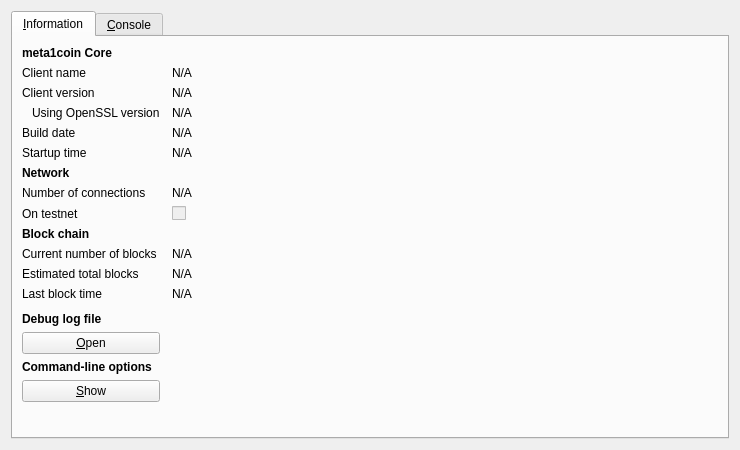
<?xml version="1.0" encoding="UTF-8"?>
<ui version="4.0">
 <class>RPCConsole</class>
 <widget class="QDialog" name="RPCConsole">
  <property name="geometry">
   <rect>
    <x>0</x>
    <y>0</y>
    <width>740</width>
    <height>450</height>
   </rect>
  </property>
  <property name="windowTitle">
   <string>meta1coin - Debug window</string>
  </property>
  <layout class="QVBoxLayout" name="verticalLayout_2">
   <item>
    <widget class="QTabWidget" name="tabWidget">
     <property name="currentIndex">
      <number>0</number>
     </property>
     <widget class="QWidget" name="tab_info">
      <attribute name="title">
       <string>&amp;Information</string>
      </attribute>
      <layout class="QGridLayout" name="gridLayout" columnstretch="0,1">
       <property name="horizontalSpacing">
        <number>12</number>
       </property>
       <item row="0" column="0">
        <widget class="QLabel" name="label_9">
         <property name="font">
          <font>
           <weight>75</weight>
           <bold>true</bold>
          </font>
         </property>
         <property name="text">
          <string>meta1coin Core</string>
         </property>
        </widget>
       </item>
       <item row="1" column="0">
        <widget class="QLabel" name="label_5">
         <property name="text">
          <string>Client name</string>
         </property>
        </widget>
       </item>
       <item row="1" column="1">
        <widget class="QLabel" name="clientName">
         <property name="cursor">
          <cursorShape>IBeamCursor</cursorShape>
         </property>
         <property name="text">
          <string>N/A</string>
         </property>
         <property name="textFormat">
          <enum>Qt::PlainText</enum>
         </property>
         <property name="textInteractionFlags">
          <set>Qt::LinksAccessibleByMouse|Qt::TextSelectableByKeyboard|Qt::TextSelectableByMouse</set>
         </property>
        </widget>
       </item>
       <item row="2" column="0">
        <widget class="QLabel" name="label_6">
         <property name="text">
          <string>Client version</string>
         </property>
        </widget>
       </item>
       <item row="2" column="1">
        <widget class="QLabel" name="clientVersion">
         <property name="cursor">
          <cursorShape>IBeamCursor</cursorShape>
         </property>
         <property name="text">
          <string>N/A</string>
         </property>
         <property name="textFormat">
          <enum>Qt::PlainText</enum>
         </property>
         <property name="textInteractionFlags">
          <set>Qt::LinksAccessibleByMouse|Qt::TextSelectableByKeyboard|Qt::TextSelectableByMouse</set>
         </property>
        </widget>
       </item>
       <item row="3" column="0">
        <widget class="QLabel" name="label_14">
         <property name="text">
          <string>Using OpenSSL version</string>
         </property>
         <property name="indent">
          <number>10</number>
         </property>
        </widget>
       </item>
       <item row="3" column="1">
        <widget class="QLabel" name="openSSLVersion">
         <property name="cursor">
          <cursorShape>IBeamCursor</cursorShape>
         </property>
         <property name="text">
          <string>N/A</string>
         </property>
         <property name="textFormat">
          <enum>Qt::PlainText</enum>
         </property>
         <property name="textInteractionFlags">
          <set>Qt::LinksAccessibleByMouse|Qt::TextSelectableByKeyboard|Qt::TextSelectableByMouse</set>
         </property>
        </widget>
       </item>
       <item row="4" column="0">
        <widget class="QLabel" name="label_12">
         <property name="text">
          <string>Build date</string>
         </property>
        </widget>
       </item>
       <item row="4" column="1">
        <widget class="QLabel" name="buildDate">
         <property name="cursor">
          <cursorShape>IBeamCursor</cursorShape>
         </property>
         <property name="text">
          <string>N/A</string>
         </property>
         <property name="textFormat">
          <enum>Qt::PlainText</enum>
         </property>
         <property name="textInteractionFlags">
          <set>Qt::LinksAccessibleByMouse|Qt::TextSelectableByKeyboard|Qt::TextSelectableByMouse</set>
         </property>
        </widget>
       </item>
       <item row="5" column="0">
        <widget class="QLabel" name="label_13">
         <property name="text">
          <string>Startup time</string>
         </property>
        </widget>
       </item>
       <item row="5" column="1">
        <widget class="QLabel" name="startupTime">
         <property name="cursor">
          <cursorShape>IBeamCursor</cursorShape>
         </property>
         <property name="text">
          <string>N/A</string>
         </property>
         <property name="textFormat">
          <enum>Qt::PlainText</enum>
         </property>
         <property name="textInteractionFlags">
          <set>Qt::LinksAccessibleByMouse|Qt::TextSelectableByKeyboard|Qt::TextSelectableByMouse</set>
         </property>
        </widget>
       </item>
       <item row="6" column="0">
        <widget class="QLabel" name="label_11">
         <property name="font">
          <font>
           <weight>75</weight>
           <bold>true</bold>
          </font>
         </property>
         <property name="text">
          <string>Network</string>
         </property>
        </widget>
       </item>
       <item row="7" column="0">
        <widget class="QLabel" name="label_7">
         <property name="text">
          <string>Number of connections</string>
         </property>
        </widget>
       </item>
       <item row="7" column="1">
        <widget class="QLabel" name="numberOfConnections">
         <property name="cursor">
          <cursorShape>IBeamCursor</cursorShape>
         </property>
         <property name="text">
          <string>N/A</string>
         </property>
         <property name="textFormat">
          <enum>Qt::PlainText</enum>
         </property>
         <property name="textInteractionFlags">
          <set>Qt::LinksAccessibleByMouse|Qt::TextSelectableByKeyboard|Qt::TextSelectableByMouse</set>
         </property>
        </widget>
       </item>
       <item row="8" column="0">
        <widget class="QLabel" name="label_8">
         <property name="text">
          <string>On testnet</string>
         </property>
        </widget>
       </item>
       <item row="8" column="1">
        <widget class="QCheckBox" name="isTestNet">
         <property name="enabled">
          <bool>false</bool>
         </property>
         <property name="text">
          <string/>
         </property>
        </widget>
       </item>
       <item row="9" column="0">
        <widget class="QLabel" name="label_10">
         <property name="font">
          <font>
           <weight>75</weight>
           <bold>true</bold>
          </font>
         </property>
         <property name="text">
          <string>Block chain</string>
         </property>
        </widget>
       </item>
       <item row="10" column="0">
        <widget class="QLabel" name="label_3">
         <property name="text">
          <string>Current number of blocks</string>
         </property>
        </widget>
       </item>
       <item row="10" column="1">
        <widget class="QLabel" name="numberOfBlocks">
         <property name="cursor">
          <cursorShape>IBeamCursor</cursorShape>
         </property>
         <property name="text">
          <string>N/A</string>
         </property>
         <property name="textFormat">
          <enum>Qt::PlainText</enum>
         </property>
         <property name="textInteractionFlags">
          <set>Qt::LinksAccessibleByMouse|Qt::TextSelectableByKeyboard|Qt::TextSelectableByMouse</set>
         </property>
        </widget>
       </item>
       <item row="11" column="0">
        <widget class="QLabel" name="label_4">
         <property name="text">
          <string>Estimated total blocks</string>
         </property>
        </widget>
       </item>
       <item row="11" column="1">
        <widget class="QLabel" name="totalBlocks">
         <property name="cursor">
          <cursorShape>IBeamCursor</cursorShape>
         </property>
         <property name="text">
          <string>N/A</string>
         </property>
         <property name="textFormat">
          <enum>Qt::PlainText</enum>
         </property>
         <property name="textInteractionFlags">
          <set>Qt::LinksAccessibleByMouse|Qt::TextSelectableByKeyboard|Qt::TextSelectableByMouse</set>
         </property>
        </widget>
       </item>
       <item row="12" column="0">
        <widget class="QLabel" name="label_2">
         <property name="text">
          <string>Last block time</string>
         </property>
        </widget>
       </item>
       <item row="12" column="1">
        <widget class="QLabel" name="lastBlockTime">
         <property name="cursor">
          <cursorShape>IBeamCursor</cursorShape>
         </property>
         <property name="text">
          <string>N/A</string>
         </property>
         <property name="textFormat">
          <enum>Qt::PlainText</enum>
         </property>
         <property name="textInteractionFlags">
          <set>Qt::LinksAccessibleByMouse|Qt::TextSelectableByKeyboard|Qt::TextSelectableByMouse</set>
         </property>
        </widget>
       </item>
       <item row="13" column="0">
        <spacer name="verticalSpacer_2">
         <property name="orientation">
          <enum>Qt::Vertical</enum>
         </property>
         <property name="sizeHint" stdset="0">
          <size>
           <width>20</width>
           <height>20</height>
          </size>
         </property>
        </spacer>
       </item>
       <item row="14" column="0">
        <widget class="QLabel" name="labelDebugLogfile">
         <property name="font">
          <font>
           <weight>75</weight>
           <bold>true</bold>
          </font>
         </property>
         <property name="text">
          <string>Debug log file</string>
         </property>
        </widget>
       </item>
       <item row="15" column="0">
        <widget class="QPushButton" name="openDebugLogfileButton">
         <property name="toolTip">
          <string>Open the meta1coin debug log file from the current data directory. This can take a few seconds for large log files.</string>
         </property>
         <property name="text">
          <string>&amp;Open</string>
         </property>
         <property name="autoDefault">
          <bool>false</bool>
         </property>
        </widget>
       </item>
       <item row="16" column="0">
        <widget class="QLabel" name="labelCLOptions">
         <property name="font">
          <font>
           <weight>75</weight>
           <bold>true</bold>
          </font>
         </property>
         <property name="text">
          <string>Command-line options</string>
         </property>
        </widget>
       </item>
       <item row="17" column="0">
        <widget class="QPushButton" name="showCLOptionsButton">
         <property name="toolTip">
          <string>Show the meta1coin-Qt help message to get a list with possible meta1coin command-line options.</string>
         </property>
         <property name="text">
          <string>&amp;Show</string>
         </property>
         <property name="autoDefault">
          <bool>false</bool>
         </property>
        </widget>
       </item>
       <item row="18" column="0">
        <spacer name="verticalSpacer">
         <property name="orientation">
          <enum>Qt::Vertical</enum>
         </property>
         <property name="sizeHint" stdset="0">
          <size>
           <width>20</width>
           <height>40</height>
          </size>
         </property>
        </spacer>
       </item>
      </layout>
     </widget>
     <widget class="QWidget" name="tab_console">
      <attribute name="title">
       <string>&amp;Console</string>
      </attribute>
      <layout class="QVBoxLayout" name="verticalLayout_3">
       <property name="spacing">
        <number>3</number>
       </property>
       <item>
        <widget class="QTextEdit" name="messagesWidget">
         <property name="minimumSize">
          <size>
           <width>0</width>
           <height>100</height>
          </size>
         </property>
         <property name="readOnly">
          <bool>true</bool>
         </property>
         <property name="tabKeyNavigation" stdset="0">
          <bool>false</bool>
         </property>
         <property name="columnCount" stdset="0">
          <number>2</number>
         </property>
        </widget>
       </item>
       <item>
        <layout class="QHBoxLayout" name="horizontalLayout">
         <property name="spacing">
          <number>3</number>
         </property>
         <item>
          <widget class="QLabel" name="label">
           <property name="text">
            <string notr="true">&gt;</string>
           </property>
          </widget>
         </item>
         <item>
          <widget class="QLineEdit" name="lineEdit"/>
         </item>
         <item>
          <widget class="QPushButton" name="clearButton">
           <property name="maximumSize">
            <size>
             <width>24</width>
             <height>24</height>
            </size>
           </property>
           <property name="toolTip">
            <string>Clear console</string>
           </property>
           <property name="text">
            <string/>
           </property>
           <property name="icon">
            <iconset resource="../bitcoin.qrc">
             <normaloff>:/icons/remove</normaloff>:/icons/remove</iconset>
           </property>
           <property name="shortcut">
            <string notr="true">Ctrl+L</string>
           </property>
           <property name="autoDefault">
            <bool>false</bool>
           </property>
          </widget>
         </item>
        </layout>
       </item>
      </layout>
     </widget>
    </widget>
   </item>
  </layout>
 </widget>
 <resources>
  <include location="../bitcoin.qrc"/>
 </resources>
 <connections/>
</ui>
